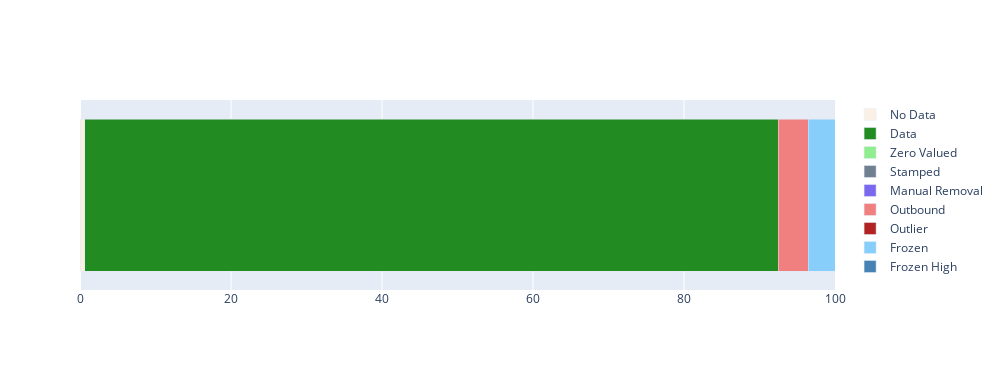

Here is the notebook cell this chart was saved with:
### Code cell
# stacked plotly bar chart
fig = go.Figure()
data = []
#for name in list(indicator_metadata.keys())[::-1]:
for i, row in I_agg_df.iterrows():
    name = row['Name']
    indicator = row['Indicator']
    color = indicator_2_color[indicator]
    count = row['Count']
    data.append(go.Bar(
        name=name,
        x=[count],
        #y=[name],
        orientation='h', 
        marker_color=color,
        hoverinfo='x',
        hovertemplate='%{x:.2f}%',

        )
    )

fig = go.Figure(data=data)

fig.update_layout(
    barmode='stack', 
    #xaxis_tickangle=-45,
    height=370, 
    width=1000,
    barnorm='percent',
    legend=dict(traceorder='normal'),
    # remove y axis values
    yaxis=dict(showticklabels=False)
)



fig.show()

### Figure 1 — Plotly figure (JSON) as saved in the notebook; plotly's stock layout.template omitted (floating-point values rounded to 4 significant figures)
{"data": [{"hoverinfo": "x", "hovertemplate": "%{x:.2f}%", "marker": {"color": "linen"}, "name": "No Data", "orientation": "h", "type": "bar", "x": [35141]}, {"hoverinfo": "x", "hovertemplate": "%{x:.2f}%", "marker": {"color": "forestgreen"}, "name": "Data", "orientation": "h", "type": "bar", "x": [5340571]}, {"hoverinfo": "x", "hovertemplate": "%{x:.2f}%", "marker": {"color": "lightgreen"}, "name": "Zero Valued", "orientation": "h", "type": "bar", "x": [7]}, {"hoverinfo": "x", "hovertemplate": "%{x:.2f}%", "marker": {"color": "slategray"}, "name": "Stamped", "orientation": "h", "type": "bar", "x": [0]}, {"hoverinfo": "x", "hovertemplate": "%{x:.2f}%", "marker": {"color": "mediumslateblue"}, "name": "Manual Removal", "orientation": "h", "type": "bar", "x": [69]}, {"hoverinfo": "x", "hovertemplate": "%{x:.2f}%", "marker": {"color": "lightcoral"}, "name": "Outbound", "orientation": "h", "type": "bar", "x": [231394]}, {"hoverinfo": "x", "hovertemplate": "%{x:.2f}%", "marker": {"color": "firebrick"}, "name": "Outlier", "orientation": "h", "type": "bar", "x": [0]}, {"hoverinfo": "x", "hovertemplate": "%{x:.2f}%", "marker": {"color": "lightskyblue"}, "name": "Frozen", "orientation": "h", "type": "bar", "x": [204539]}, {"hoverinfo": "x", "hovertemplate": "%{x:.2f}%", "marker": {"color": "steelblue"}, "name": "Frozen High", "orientation": "h", "type": "bar", "x": [0]}], "layout": {"barmode": "stack", "barnorm": "percent", "height": 370, "legend": {"traceorder": "normal"}, "width": 1000, "yaxis": {"showticklabels": false}}}
